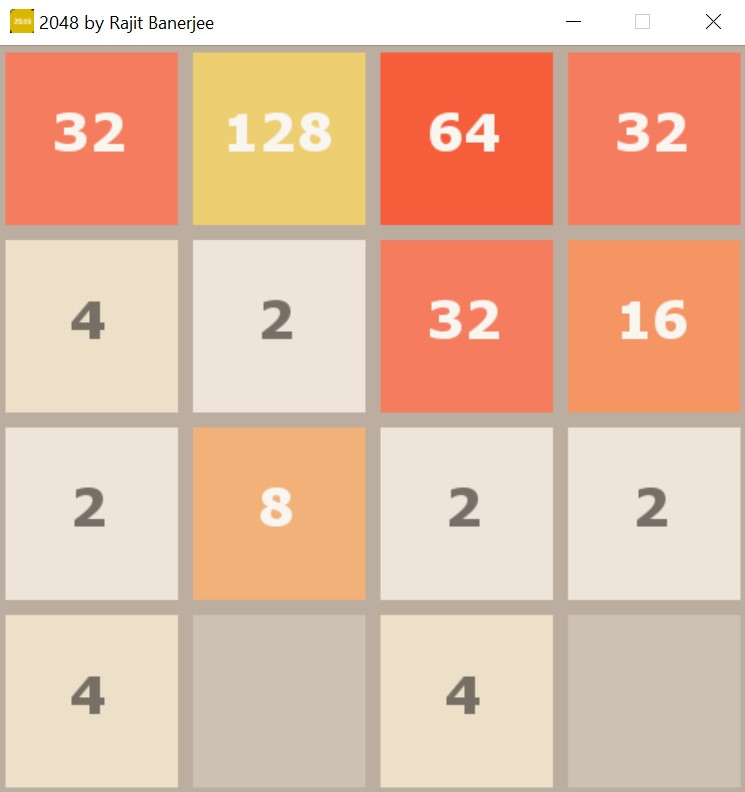
#> input picture srtp/reference_games/pygame_2048/images/game.jpg, 745 x 792 px; its folder holds only this picture in this run
$ python -i compiler.py   (imports and definitions only)
#> lines starting #> are read from the running program, lines starting #| are printed output that depends on the picture
#> (reads srtp/asset_ir_v2/asset-compiler-capabilities.json from the repository)
### srtp/freeflow_llm/runtime.py
"""Local model runtime protocol. No hosted APIs."""

from __future__ import annotations

import os
from typing import Any, Mapping, Protocol, runtime_checkable

from .contracts import PROMPT_TEMPLATE_VERSION

BACKEND_ENV = "CUBEENGINE_LLM_BACKEND"
MODEL_PATH_ENV = "CUBEENGINE_LLM_MODEL_PATH"


class ModelRuntimeError(RuntimeError):
    pass


@runtime_checkable
class LocalModelRuntime(Protocol):
    backend_id: str
    prompt_template_version: str

    def identity(self) -> Mapping[str, Any]:
        ...

    def complete(self, task: str, payload: Mapping[str, Any]) -> Mapping[str, Any]:
        ...


# [10 lines left out: function runtime_identity, not called in this run]


def create_runtime(backend: str = None) -> LocalModelRuntime:
    selected = (backend or os.environ.get(BACKEND_ENV) or "fixture").strip().lower()
    if selected in ("fixture", "fixtures", "test"):
        from .fixture_runtime import FixtureModelRuntime
        return FixtureModelRuntime()
    if selected in ("huggingface", "hf", "transformers"):
        from .hf_runtime import HuggingFaceModelRuntime
        return HuggingFaceModelRuntime()
    raise ModelRuntimeError("unknown FreeFlow-LLM backend: {0}".format(selected))

### srtp/freeflow_llm/compiler.py
"""FreeFlow-LLM compiler: evidence in, sealed four-IR Project Manifest out."""

from __future__ import annotations

import json
import re
from copy import deepcopy
from pathlib import Path
from typing import Any, Dict, Mapping, Optional, Sequence, Tuple

from srtp.asset_ir_v2 import (
    apply_asset_ir_patch, is_asset_ir_compile_ready, validate_asset_ir,
)
from srtp.input_ir_v2 import (
    apply_input_ir_patch, is_input_ir_compile_ready, validate_input_ir,
)
from srtp.ir_v2 import (
    apply_rule_ir_patch, is_rule_ir_compile_ready, validate_rule_ir,
)
from srtp.project_manifest_v2 import (
    compile_project_manifest, new_project_manifest, seal_project_manifest,
)
from srtp.scene_ir_v2 import (
    apply_scene_ir_patch, is_scene_ir_compile_ready, validate_scene_ir,
)
from srtp.source_game import SourceGamePackage
from srtp.source_importer import SourceGameImporter

from .contracts import (
    DESIGN_INTENT_VERSION, ContractError, append_job_event, finish_job, new_job_record,
    required_unresolved, validate_design_intent, validate_proposal, validate_spatial_lift_plan,
)
from .evidence import EvidenceIndex, build_evidence_index
from .runtime import LocalModelRuntime, create_runtime
from .seeds import base_documents, game_slug, seed_documents

MAX_REPAIRS = 2
APPLY_ORDER = ("asset_ir", "rule_ir", "scene_ir", "input_ir")
# [6 lines that did not run here, left out]
# [6 lines that did not run here, left out]
# [6 lines that did not run here, left out]


class FreeFlowLlmError(RuntimeError):
    def __init__(self, message: str, record: Optional[Mapping[str, Any]] = None) -> None:
        super().__init__(message)
        self.record = dict(record) if record is not None else {}


class CompileResult:
    # [19 lines left out: function __init__, not called in this run]


class FreeFlowLlmCompiler:
    def __init__(
        self,
        runtime: Optional[LocalModelRuntime] = None,
        importer: Optional[SourceGameImporter] = None,
    ) -> None:
        self.runtime = runtime or create_runtime()
        self.importer = importer or SourceGameImporter()

    def compile_source(self, source: Path, output_dir: Optional[Path] = None) -> CompileResult:
        package = self.importer.import_path(Path(source))
        return self.compile_package(package, output_dir=output_dir)

    # [392 lines left out: functions compile_package, lift_bundle, _propose_and_apply, _seal_and_compile, compile_design_intent, apply_proposal and 7 more, not called in this run]


def _family(package: SourceGamePackage) -> str:
    return _family_from_name("{0} {1} {2}".format(package.entrypoint, package.title, game_slug(package)))


# [62 lines left out: functions _family_from_name, _pins, _rewrite, _pin_operations, _engine_patch, _parse_z_extent, not called in this run]


def _slug_tail(value: str) -> str:
    return re.sub(r"[^a-z0-9]+", "_", value.strip().lower()).strip("_") or "game"


# [21 lines left out: function _find, not called in this run]

>>> import cv2
>>> picture = cv2.imread('../reference_games/pygame_2048/images/game.jpg', cv2.IMREAD_GRAYSCALE)
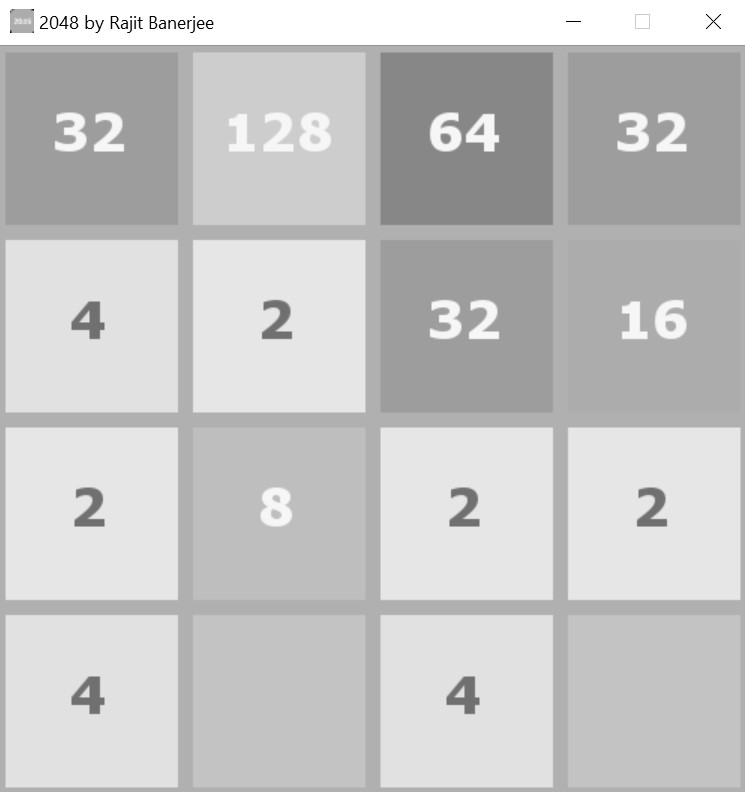
#> picture: shape (792, 745); min 0, max 255, mean 197.7
#> (the run stopped early here; a loop or call above may not have finished)
